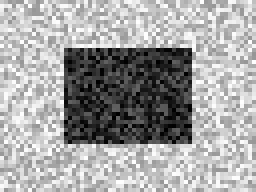
#> input picture assignments/ps04/input_images/test_images/test_lk3.png, 64 x 48 px, given in place of Shift0.png, which was not available (shown 4 times larger)
$ python experiment.py   (Python 2 division)   (older library calls are emulated)
#> lines starting #> are read from the running program, lines starting #| are printed output that depends on the picture; pictures that were not available may be replaced by others from this repository, and a replacement may not be noted
### assignments/ps04/ps4.py
"""Problem Set 4: Motion Detection"""

import numpy as np
import cv2
import os


# Utility function
# [18 lines left out: function normalize_and_scale, not called in this run]


# Assignment code
def gradient_x(image):
    """Computes image gradient in X direction.

    Use cv2.Sobel to help you with this function. Additionally you
    should set cv2.Sobel's 'scale' parameter to one eighth and ksize
    to 3.

    Args:
        image (numpy.array): grayscale floating-point image with
                             values in [0.0, 1.0].

    Returns:
        numpy.array: image gradient in the X direction. Output
                     from cv2.Sobel.
    """
    return cv2.Sobel(image,ddepth=-1,dx=1,dy=0,scale=0.125, ksize=3)
    #raise NotImplementedError


def gradient_y(image):
    """Computes image gradient in Y direction.

    Use cv2.Sobel to help you with this function. Additionally you
    should set cv2.Sobel's 'scale' parameter to one eighth and ksize
    to 3.

    Args:
        image (numpy.array): grayscale floating-point image with
                             values in [0.0, 1.0].

    Returns:
        numpy.array: image gradient in the Y direction.
                     Output from cv2.Sobel.
    """
    return cv2.Sobel(image,ddepth=-1,dx=0,dy=1,scale=0.125, ksize=3)
    #raise NotImplementedError


def optic_flow_lk(img_a, img_b, k_size, k_type, sigma=1):
    """Computes optic flow using the Lucas-Kanade method.

    For efficiency, you should apply a convolution-based method.

    Note: Implement this method using the instructions in the lectures
    and the documentation.

    You are not allowed to use any OpenCV functions that are related
    to Optic Flow.

    Args:
        img_a (numpy.array): grayscale floating-point image with
                             values in [0.0, 1.0].
        img_b (numpy.array): grayscale floating-point image with
                             values in [0.0, 1.0].
        k_size (int): size of averaging kernel to use for weighted
                      averages. Here we assume the kernel window is a
                      square so you will use the same value for both
                      width and height.
        k_type (str): type of kernel to use for weighted averaging,
                      'uniform' or 'gaussian'. By uniform we mean a
                      kernel with the only ones divided by k_size**2.
                      To implement a Gaussian kernel use
                      cv2.getGaussianKernel. The autograder will use
                      'uniform'.
        sigma (float): sigma value if gaussian is chosen. Default
                       value set to 1 because the autograder does not
                       use this parameter.

    Returns:
        tuple: 2-element tuple containing:
            U (numpy.array): raw displacement (in pixels) along
                             X-axis, same size as the input images,
                             floating-point type.
            V (numpy.array): raw displacement (in pixels) along
                             Y-axis, same size and type as U.
    """

    test = False
    show = False
    if test:
        img_a, img_b = shift_0.copy(), shift_r2.copy()
    if show:
        cv2.imshow('img_a', img_a)
        cv2.imshow('img_b', img_b)
        cv2.waitKey(0)

    # Compute gradients
    img_A = img_a.copy()
    img_B = img_b.copy()

    Ix = gradient_x(img_A)
    Iy = gradient_y(img_A)
    # Temporal Derivative
    It = img_B - img_A
    # Method to solve U and V
    posm = [('00', (Ix, Ix)), ('01', (Ix, Iy)), \
            ('10', (Iy, Ix)), ('11', (Iy, Iy))]
    posn = [('0' , (Ix, It)), ('1' , (Iy, It))]
    if k_type == 'uniform':
        kernel = np.ones((k_size,k_size), dtype=np.float32)/(k_size**2)
        m = dict((k, cv2.filter2D(i*j, -1, kernel)) for k, (i,j) in  posm)
        n = dict((k, cv2.filter2D(i*j, -1, kernel)) for k, (i,j) in  posn)
    elif k_type == 'gaussian':
        m = dict((k, cv2.GaussianBlur(i*j, (0,0), sigma)) for k, (i,j) in  posm)
        n = dict((k, cv2.GaussianBlur(i*j, (0,0), sigma)) for k, (i,j) in  posn)


    det = (m['00']*m['11'] - m['01']*m['10'])
    det[det == 0] = 10**-5
    det = 1.0/det

    U = det*( m['11']) * -n['0'] + det*(-m['10']) * -n['1']
    V = det*(-m['01']) * -n['0'] + det*( m['00']) * -n['1']

    return U, V

# [28 lines left out: function reduce_image, not called in this run]

def kernel():
    return np.array([1, 4, 6, 4, 1])/16.

# [207 lines left out: functions gaussian_pyramid, create_combined_img, expand_image, laplacian_pyramid, warp, hierarchical_lk, not called in this run]

### assignments/ps04/experiment.py
"""Problem Set 4: Motion Detection"""

import cv2
import os
import numpy as np

import ps4

# I/O directories
input_dir = "input_images"
output_dir = "output"


# Utility code
# [61 lines left out: functions quiver, scale_u_and_v, not called in this run]

def part_1a():

    shift_0 = cv2.imread(os.path.join(input_dir, 'TestSeq',
                                      'Shift0.png'), 0) / 255.
#> shift_0: shape (48, 64) float64; min 0, max 0.996, mean 0.64
    shift_r2 = cv2.imread(os.path.join(input_dir, 'TestSeq',
                                       'ShiftR2.png'), 0) / 255.
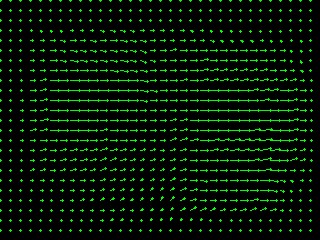
#> input picture assignments/ps04/output/ps4-1-b-1.png, 320 x 240 px, given in place of ShiftR2.png, which was not available
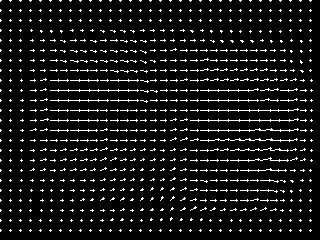
#> shift_r2: shape (240, 320) float64; values 0 (black) and 0.584 (white), 7.9% white in thin lines or dots
    shift_r5_u5 = cv2.imread(os.path.join(input_dir, 'TestSeq',
                                          'ShiftR5U5.png'), 0) / 255.

    # Optional: smooth the images if LK doesn't work well on raw images
    k_size = 40 #0  # TODO: Select a kernel size
    k_type = "uniform" #""  # TODO: Select a kernel type
    sigma = 0  # TODO: Select a sigma value if you are using a gaussian kernel
    u, v = ps4.optic_flow_lk(shift_0, shift_r2, k_size, k_type, sigma)
#> in gradient_x, `return cv2.Sobel(image,ddepth=-1,dx=1,dy=0,scale=0.125, ksize=3)`:
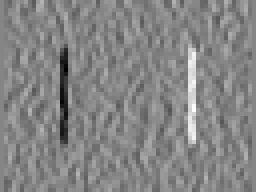
#> returned value: shape (48, 64) float64 (shown 4 times larger); min -0.43, max 0.393, mean -0.000281; drawn with min black and max white
#> in gradient_y, `return cv2.Sobel(image,ddepth=-1,dx=0,dy=1,scale=0.125, ksize=3)`:
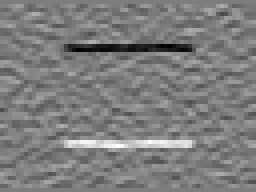
#> returned value: shape (48, 64) float64 (shown 4 times larger); min -0.391, max 0.403, mean 8.47e-05; drawn with min black and max white

    # Flow image
    u_v = quiver(u, v, scale=3, stride=10)
    cv2.imwrite(os.path.join(output_dir, "ps4-1-a-1.png"), u_v)

    # Now let's try with ShiftR5U5. You may want to try smoothing the
    # input images first.

    k_size = 40  # TODO: Select a kernel size
    k_type = "uniform"  # TODO: Select a kernel type
    sigma  = 0  # TODO: Select a sigma value if you are using a gaussian kernel
    u, v = ps4.optic_flow_lk(shift_0, shift_r5_u5, k_size, k_type, sigma)

    # Flow image
    u_v = quiver(u, v, scale=3, stride=10)
    cv2.imwrite(os.path.join(output_dir, "ps4-1-a-2.png"), u_v)


# [406 lines left out: functions part_1b, part_2, part_3a_1, part_3a_2, part_4a, part_4b and 6 more, not called in this run]


if __name__ == "__main__":
#> (the run stopped early here; a loop or call above may not have finished)
